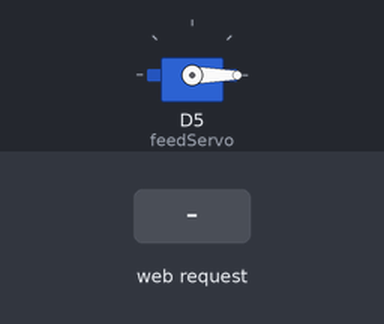
A sketch run on a simulated ESP8266 (NodeMCU). Shown: servo. The inputs (shaded band) are chosen by the test bench. WiFi joins after 1.5 s; servers stay silent unless stated; what the sketch prints to the serial monitor is not drawn.

Above: at 2.7 s.
2.8 s: HTTP request GET /on received
At 3.6 s:
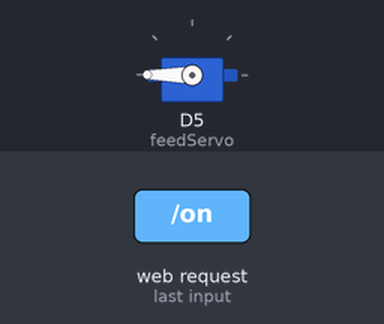
5.3 s: HTTP request GET /off received
At 7.7 s:
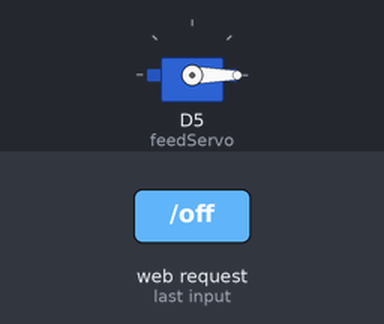
Timing chart, 0 to 9.2 s (numbered marks = the images above; inputs shaded):
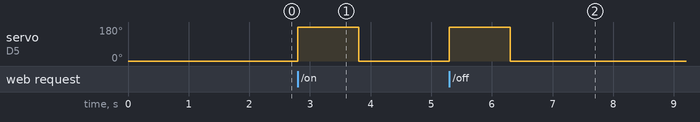

The sketch:

WebBasedServoMotorControl.ino
```cpp
#include <ESP8266WiFi.h>
#include <WiFiClient.h>
#include <ESP8266WebServer.h>
#include <ESP8266mDNS.h>
#include <Servo.h>

const char* ssid = "your-wifi-id";
const char* password = "your-wifi-password";

ESP8266WebServer server(80);
Servo feedServo;

String s = "<!DOCTYPE html><html><head><meta name=\"viewport\" content=\"width=device-width, user-scalable=no\"></head><body><br><input type=\"button\" name=\"b1\" value=\"ON\" onclick=\"location.href='/on'\" style=\"width:100%;height:70px;font-weight:bold;font-size:1em\"><br/><input type=\"button\" name=\"b1\" value=\"OFF\" onclick=\"location.href='/off'\" style=\"width:100%;height:80px;font-weight:bold;font-size:1em\"></body></html>";

void handleRoot() {
  server.send(200, "text/html", s);
}

void handleNotFound(){
  String message = "File Not Found\n\n";
  message += "URI: ";
  message += server.uri();
  message += "\nMethod: ";
  message += (server.method() == HTTP_GET)?"GET":"POST";
  message += "\nArguments: ";
  message += server.args();
  message += "\n";
  for (uint8_t i=0; i<server.args(); i++){
    message += " " + server.argName(i) + ": " + server.arg(i) + "\n";
  }
  server.send(404, "text/html", message);
}

void setup(void){
  Serial.begin(115200);
  WiFi.begin(ssid, password);
  Serial.println("");

  // Wait for connection
  while (WiFi.status() != WL_CONNECTED) {
    delay(500);
    Serial.print(".");
  }
  Serial.println("");
  Serial.print("Connected to ");
  Serial.println(ssid);
  Serial.print("IP address: ");
  Serial.println(WiFi.localIP());

  if (MDNS.begin("esp8266")) {
    Serial.println("MDNS responder started");
  }

  server.on("/", handleRoot);

  //on
  server.on("/on", [](){
    feedServo.write(180);
    delay(1000);
    feedServo.write(0);
    delay(1000);
    Serial.println("POWER ON");
    server.send(200, "text/html", s);
  });

  //off
  server.on("/off", [](){
    feedServo.write(180);
    delay(1000);
    feedServo.write(0);
    delay(1000);
    Serial.println("POWER OFF");
    server.send(200, "text/html", s);
  });

  server.onNotFound(handleNotFound);

  server.begin();
  Serial.println("HTTP server started");

  feedServo.attach(D5);
  feedServo.write(0);

}

void loop(void){
  server.handleClient();
}
```

Measured:
- after the input at 2.8 s, servo on D5 (feedServo): 0° → 180° at once, → 0° 1.0 s later
- after the input at 5.3 s, servo on D5 (feedServo): 0° → 180° at once, → 0° 1.0 s later
